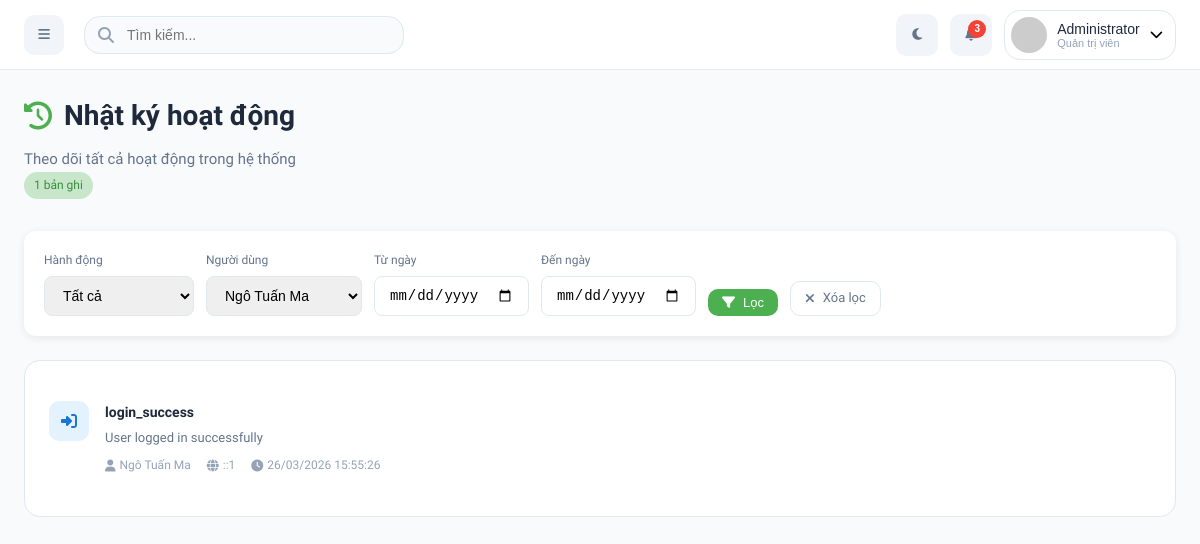
The app's page /admin/logs.php?user=10 (signed in) with its own data.
### tables this page shows
CREATE TABLE activity_logs (
                id INTEGER PRIMARY KEY AUTOINCREMENT,
                user_id INTEGER,
                action TEXT NOT NULL,
                description TEXT,
                ip_address TEXT,
                created_at DATETIME DEFAULT CURRENT_TIMESTAMP,
                FOREIGN KEY (user_id) REFERENCES users(id)
            );

CREATE TABLE users (
    id INTEGER PRIMARY KEY AUTOINCREMENT,
    fullname TEXT NOT NULL,
    email TEXT UNIQUE NOT NULL,
    password TEXT NOT NULL,
    role TEXT DEFAULT 'student'
, `gender` TEXT, birthday date, `avatar` TEXT, `specialized` TEXT, created_at datetime, status TEXT active, `updated_at` TEXT);

### admin/logs.php (the view, shortened to what this page needs)
<?php
require_once __DIR__ . '/../db/db_config.php';
$page = isset($_GET['page']) ? (int)$_GET['page'] : 1;
$limit = 50;
$offset = ($page - 1) * $limit;
$action_filter = isset($_GET['action']) ? $_GET['action'] : '';
$user_filter = isset($_GET['user']) ? (int)$_GET['user'] : 0;
$date_from = isset($_GET['date_from']) ? $_GET['date_from'] : '';
$date_to = isset($_GET['date_to']) ? $_GET['date_to'] : '';
try {
    $where_conditions = [];
    $params = [];
    if ($user_filter) {
        $where_conditions[] = "al.user_id = ?";
        $params[] = $user_filter;
    }
    $where_clause = $where_conditions ? "WHERE " . implode(" AND ", $where_conditions) : "";
    $count_sql = "SELECT COUNT(*) FROM activity_logs al $where_clause";
    $stmt = $pdo->prepare($count_sql);
    $stmt->execute($params);
    $total_logs = $stmt->fetchColumn();
    $sql = "SELECT al.*, u.fullname, u.email
            FROM activity_logs al
            LEFT JOIN users u ON al.user_id = u.id
            $where_clause
            ORDER BY al.created_at DESC
            LIMIT $limit OFFSET $offset";
    $stmt = $pdo->prepare($sql);
    $stmt->execute($params);
    $logs = $stmt->fetchAll(PDO::FETCH_ASSOC);
    $users = $pdo->query("SELECT id, fullname FROM users ORDER BY fullname")->fetchAll(PDO::FETCH_ASSOC);
} catch (PDOException $e) {
    $error_message = "Lỗi: " . $e->getMessage();
    $logs = [];
}
?>
<!DOCTYPE html>
<html lang="vi">
<head>
    <link rel="stylesheet" href="https://cdnjs.cloudflare.com/ajax/libs/font-awesome/6.4.0/css/all.min.css">
    <link rel="stylesheet" href="css/admin-common.css">
</head>
<body>
    <div class="main-wrapper">
        <?php include 'includes/header.php'; ?>
        <main class="main-content">
            <div class="page-header">
                <div class="page-header-left">
                    <h1><i class="fas fa-history"></i> Nhật ký hoạt động</h1>
                    <p>Theo dõi tất cả hoạt động trong hệ thống</p>
                </div>
                <div class="page-header-right">
                    <span class="badge badge-primary"><?php echo number_format($total_logs); ?> bản ghi</span>
                </div>
            </div>
            <div class="filters-card">
                <form method="GET" class="filters-form">
                    <div class="filter-group">
                        <label>Hành động</label>
                        <select name="action" class="filter-select">
                            <option value="">Tất cả</option>
                        </select>
                    </div>
                    <div class="filter-group">
                        <label>Người dùng</label>
                        <select name="user" class="filter-select">
                            <?php foreach ($users as $u): ?>
                                <option value="<?php echo $u['id']; ?>" <?php echo $user_filter == $u['id'] ? 'selected' : ''; ?>>
                                    <?php echo htmlspecialchars($u['fullname']); ?>
                                </option>
                            <?php endforeach; ?>
                        </select>
                    </div>
                    <div class="filter-group">
                        <label>Từ ngày</label>
                        <input type="date" name="date_from" class="filter-input" value="<?php echo $date_from; ?>">
                    </div>
                    <div class="filter-group">
                        <label>Đến ngày</label>
                        <input type="date" name="date_to" class="filter-input" value="<?php echo $date_to; ?>">
                    </div>
                    <button type="submit" class="btn btn-primary btn-sm">
                        <i class="fas fa-filter"></i> Lọc
                    </button>
                    <?php if ($action_filter || $user_filter || $date_from || $date_to): ?>
                        <a href="logs.php" class="btn btn-outline btn-sm">
                            <i class="fas fa-times"></i> Xóa lọc
                        </a>
                    <?php endif; ?>
                </form>
            </div>
            <div class="card">
                <div class="card-body">
                    <?php if (empty($logs)): ?>
                        <div class="empty-state">
                            <i class="fas fa-clipboard-list"></i>
                            <h3>Không có nhật ký</h3>
                            <p>Chưa có hoạt động nào được ghi lại.</p>
                        </div>
                    <?php else: ?>
                        <?php foreach ($logs as $log):
                            $iconClass = 'default';
                            $icon = 'fa-circle';
                            if (strpos($log['action'], 'login') !== false) { $iconClass = 'login'; $icon = 'fa-sign-in-alt'; }
                            elseif (strpos($log['action'], 'create') !== false) { $iconClass = 'create'; $icon = 'fa-plus'; }
                            elseif (strpos($log['action'], 'update') !== false) { $iconClass = 'update'; $icon = 'fa-edit'; }
                            elseif (strpos($log['action'], 'delete') !== false) { $iconClass = 'delete'; $icon = 'fa-trash'; }
                        ?>
                        <div class="log-item">
                            <div class="log-icon <?php echo $iconClass; ?>">
                                <i class="fas <?php echo $icon; ?>"></i>
                            </div>
                            <div class="log-content">
                                <div class="log-action"><?php echo htmlspecialchars($log['action']); ?></div>
                                <div class="log-description"><?php echo htmlspecialchars($log['description'] ?? ''); ?></div>
                                <div class="log-meta">
                                    <span><i class="fas fa-user"></i> <?php echo htmlspecialchars($log['fullname'] ?? 'Hệ thống'); ?></span>
                                    <span><i class="fas fa-globe"></i> <?php echo htmlspecialchars($log['ip_address'] ?? 'N/A'); ?></span>
                                    <span><i class="fas fa-clock"></i> <?php echo $log['created_at'] ? date('d/m/Y H:i:s', strtotime($log['created_at'])) : 'N/A'; ?></span>
                                </div>
                            </div>
                        </div>
                        <?php endforeach; ?>
                    <?php endif; ?>
                </div>
            </div>
        </main>
    </div>
</body>
</html>

### admin/css/admin-common.css (style rules this page uses)
:root { --primary-50: #E8F5E9; --primary-100: #C8E6C9; --primary-200: #A5D6A7; --primary-300: #81C784; --primary-400: #66BB6A; --primary-500: #4CAF50; --primary-600: #43A047; --primary-700: #388E3C; --primary-800: #2E7D32; --primary-900: #1B5E20; --gray-50: #FAFAFA; --gray-100: #F5F5F5; --gray-200: #EEEEEE; --gray-300: #E0E0E0; --gray-400: #BDBDBD; --gray-500: #9E9E9E; --gray-600: #757575; --gray-700: #616161; --gray-800: #424242; --gray-900: #212121; --success: #4CAF50; --warning: #FF9800; --danger: #F44336; --info: #2196F3; --sidebar-width: 280px; --sidebar-collapsed-width: 80px; --header-height: 70px; --shadow-sm: 0 1px 2px rgba(0, 0, 0, 0.05); --shadow-md: 0 4px 6px rgba(0, 0, 0, 0.07); --shadow-lg: 0 10px 15px rgba(0, 0, 0, 0.1); --shadow-xl: 0 20px 25px rgba(0, 0, 0, 0.15); --radius-sm: 6px; --radius-md: 10px; --radius-lg: 16px; --radius-xl: 24px; --transition-fast: 0.15s ease; --transition-normal: 0.3s ease; --transition-slow: 0.5s ease; --bg-primary: #ffffff; --bg-secondary: #f8fafc; --bg-tertiary: #f1f5f9; --text-primary: #1e293b; --text-secondary: #64748b; --text-muted: #94a3b8; --border-color: #e2e8f0; }
*, *::before, *::after { box-sizing: border-box; margin: 0; padding: 0; }
html { scroll-behavior: smooth; }
body { font-family: 'Lexend', -apple-system, BlinkMacSystemFont, sans-serif; background-color: var(--bg-secondary); color: var(--text-primary); line-height: 1.6; overflow-x: hidden; }
a { text-decoration: none; color: inherit; }
.main-wrapper { margin-left: var(--sidebar-width); min-height: 100vh; transition: margin-left var(--transition-normal); }
.main-content { padding: 24px; max-width: 1600px; margin: 0 auto; }
.page-header { margin-bottom: 32px; }
.page-header h1 { font-size: 28px; font-weight: 700; color: var(--text-primary); display: flex; align-items: center; gap: 12px; margin-bottom: 8px; }
.page-header h1 i { color: var(--primary-500); }
.page-header p { color: var(--text-secondary); font-size: 15px; }
.btn { display: inline-flex; align-items: center; justify-content: center; gap: 8px; padding: 10px 20px; border: none; border-radius: var(--radius-md); font-size: 14px; font-weight: 500; cursor: pointer; transition: all var(--transition-fast); }
.btn-sm { padding: 6px 14px; font-size: 13px; }
.btn-primary { background: var(--primary-500); color: white; }
.btn-outline { background: transparent; border: 1px solid var(--border-color); color: var(--text-secondary); }
.card { background: var(--bg-primary); border: 1px solid var(--border-color); border-radius: var(--radius-lg); overflow: hidden; }
.card-body { padding: 24px; }
.badge { display: inline-flex; align-items: center; padding: 4px 10px; border-radius: 20px; font-size: 12px; font-weight: 500; }
.badge-primary { background: var(--primary-100); color: var(--primary-700); }
@media (max-width: 1200px) { .main-wrapper { margin-left: 0; } }

### admin/logs.php (style rules this page uses)
.log-item { display: flex; gap: 16px; padding: 16px 0; border-bottom: 1px solid #f1f5f9; }
.log-item:last-child { border-bottom: none; }
.log-icon { width: 40px; height: 40px; border-radius: 10px; display: flex; align-items: center; justify-content: center; flex-shrink: 0; }
.log-icon.login { background: #e3f2fd; color: #1976d2; }
.log-content { flex: 1; }
.log-action { font-weight: 600; color: #1e293b; font-size: 14px; }
.log-description { color: #64748b; font-size: 13px; margin-top: 4px; }
.log-meta { display: flex; gap: 16px; margin-top: 8px; font-size: 12px; color: #94a3b8; }
.log-meta span { display: flex; align-items: center; gap: 4px; }
.filters-card { background: white; border-radius: 12px; padding: 20px; margin-bottom: 24px; box-shadow: 0 2px 8px rgba(0,0,0,0.08); }
.filters-form { display: flex; flex-wrap: wrap; gap: 12px; align-items: flex-end; }
.filter-group { display: flex; flex-direction: column; gap: 6px; }
.filter-group label { font-size: 12px; font-weight: 500; color: #64748b; }
.filter-select, .filter-input { padding: 10px 14px; border: 1px solid #e2e8f0; border-radius: 8px; font-size: 14px; min-width: 150px; }

### records on screen
activity_logs: action "login_success", description "User logged in successfully", user.fullname "Ngô Tuấn Ma", ip_address "::1", created_at "26/03/2026 15:55:26"

### other values on screen
$_SESSION['user'] "Administrator"
$total_logs "1"
form field user "Ngô Tuấn Ma"
